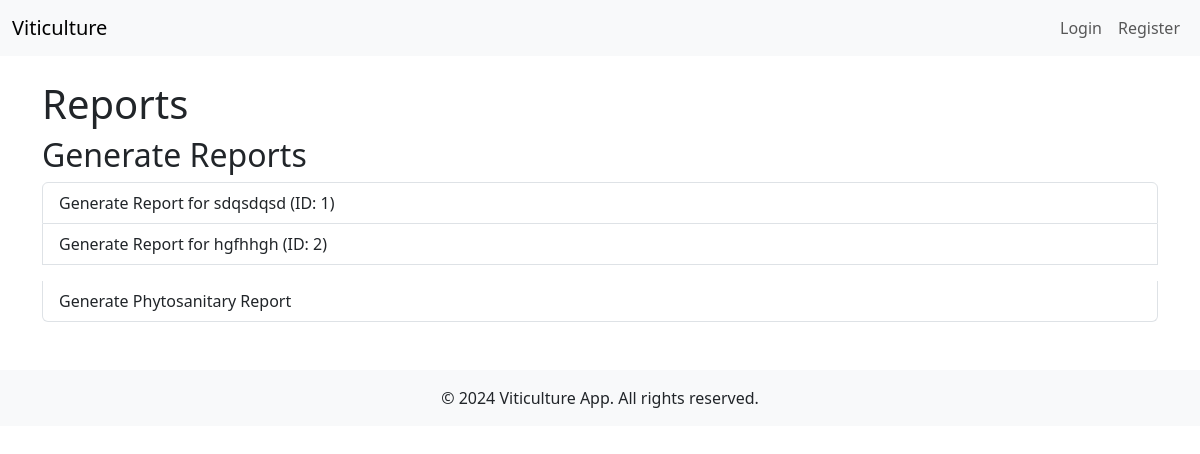
The page /reports/ on the database its author committed.
### models.py (models this page shows)
class Employee(db.Model):
    __tablename__ = 'employees'
    id = db.Column(db.Integer, primary_key=True)
    name = db.Column(db.String(100), nullable=False)
    role = db.Column(db.String(50), nullable=False)
    operations = db.relationship('Operation', backref='employee', lazy=True)

### routes/report_routes.py (the view)
@report_routes.route('/')
def report_home():
    employees = Employee.query.all()
    all_operations_confirmed = Operation.query.filter_by(
        researcher_confirmed=False).count() == 0
    return render_template('reports.html', employees=employees, all_operations_confirmed=all_operations_confirmed)

### templates/reports.html
{% extends "base.html" %} {% block content %}
<h1>Reports</h1>
<h2>Generate Reports</h2>
{%if all_operations_confirmed %}
<div class="list-group">
  {% for employee in employees %}
  <a
    href="/reports/generate_employee_report/{{ employee.id }}"
    class="list-group-item list-group-item-action"
  >
    Generate Report for {{ employee.name }} (ID: {{ employee.id }})
  </a>
  {% endfor %}
  <a
    href="/reports/generate_phytosanitary_report"
    class="list-group-item list-group-item-action mt-3"
  >
    Generate Phytosanitary Report
  </a>
</div>
{% else %}
<p class="text-warning">
  Awaiting researcher confirmation before generating reports.
</p>
{% endif %} {% endblock %}

### rows shown on the page
Employee: name "sdqsdqsd", id "1"
Employee: name "hgfhhgh", id "2"
